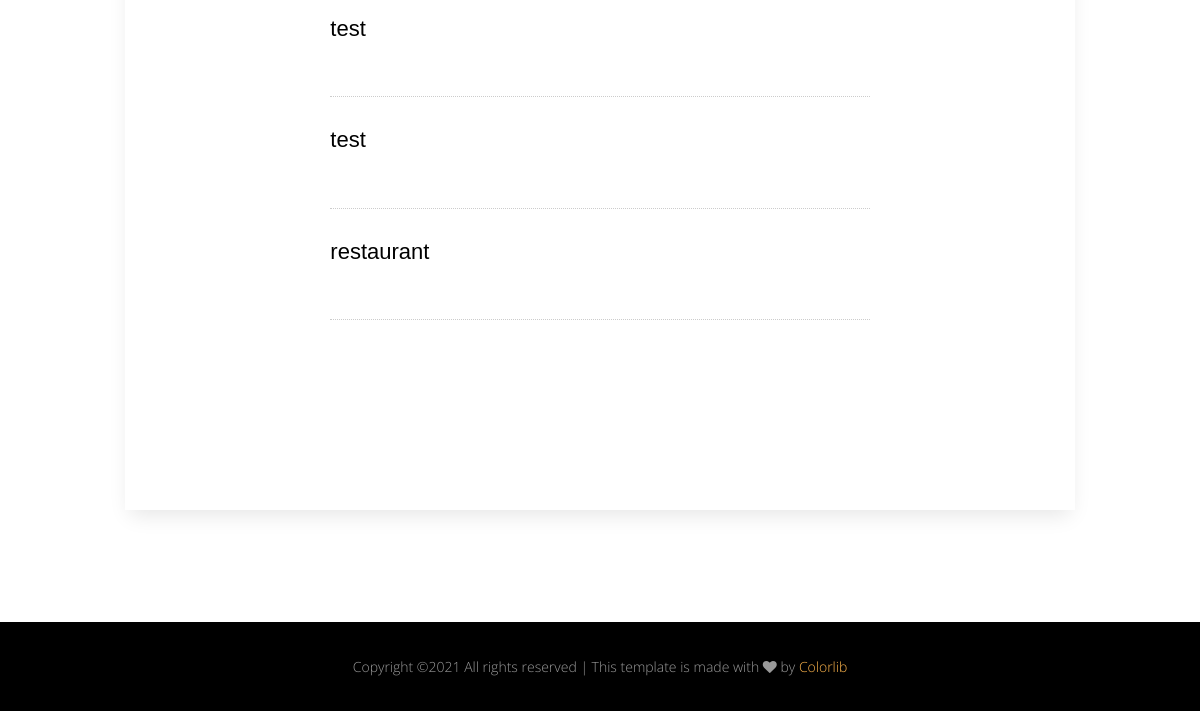
The app's page /website/ (lower part), older data.
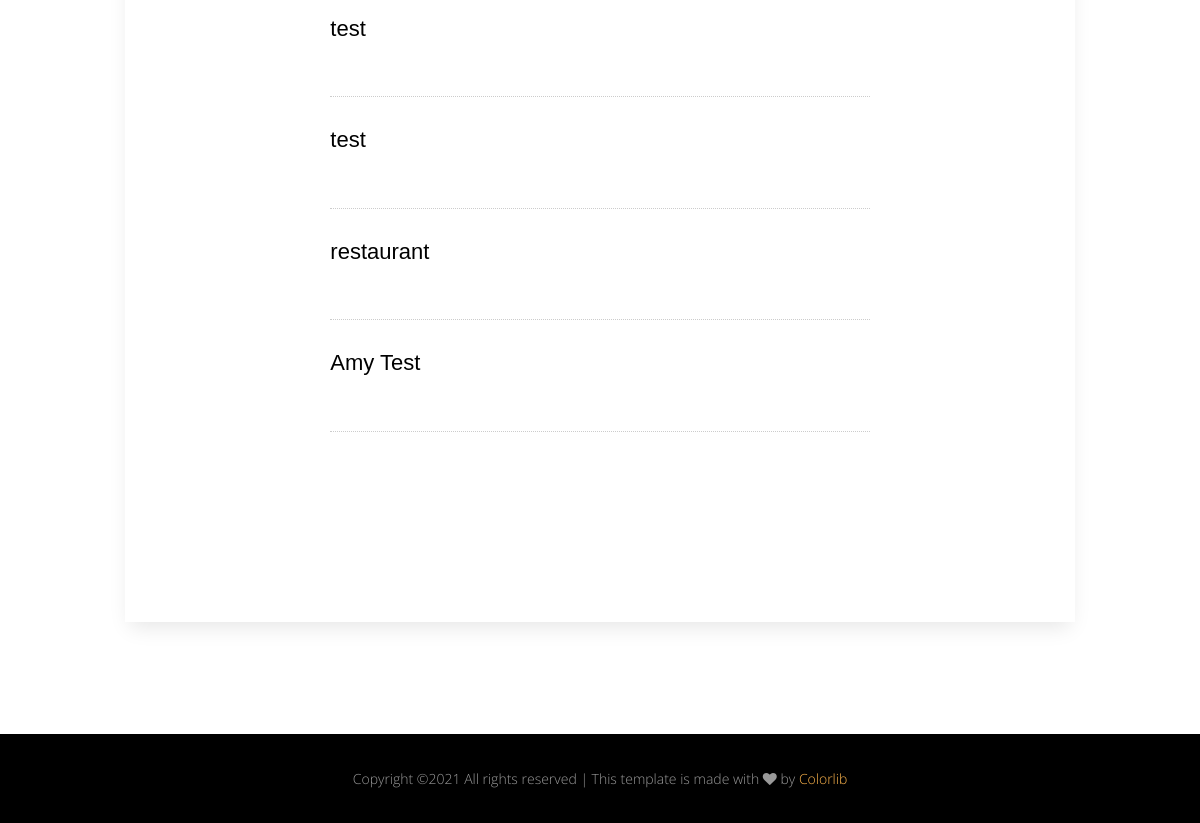
The same page, newer data.
### website/models.py (models this page shows)
class Restaurant(models.Model):
    restaurant_name = models.CharField(max_length=200)
    restaurant_username = models.CharField(max_length=30)
    restaurant_password = models.CharField(max_length=50)

### website/views.py (the view)
# urls.py: path('', views.search, name='restaurants'),
def search(request):
    restaurant_list = Restaurant.objects.all()
    if request.method == 'POST':
        form = SearchForm(request.POST)
        if form.is_valid():
            print(form.cleaned_data['restaurantsearch'])
            user_search = form.cleaned_data['restaurantsearch']
            matching_restaurants = Restaurant.objects.filter(restaurant_name__icontains=user_search)
            print(matching_restaurants)
            return render(request, 'website/searchbar.html', {'form' : form, 'matching_restaurants': matching_restaurants})
    else:
        form = SearchForm()
        return render(request, 'website/restaurants.html', {'form' : form, 'restaurant_list': restaurant_list})

### website/templates/website/restaurants.html (shortened to what this page needs)
{% extends 'base.html' %}
{% load static %}
{% block body %}
      <div class="main-wrap">
        <div class="section" data-aos="fade-up">
          <div class="container">
            <div class="row justify-content-center">
              <div class="col-md-10 p-5 form-wrap">
<div class="section">
  <div class="container">
    <div class="row justify-content-center">
      <div class="col-md-8" data-aos="fade-up">
        {% if restaurant_list %}
        {% for restaurant in restaurant_list %}
            <div class="d-block d-md-flex menu-food-item">
              <div class="text order-1 mb-3">
                <h3><a href="/website/restaurant/user/{{ restaurant.id }}/">{{ restaurant.restaurant_name }}</a></h3>
              </div>
            </div>
          {% endfor %}
        {% else %}
          <p>No restaurants items are available.</p>
      {% endif %}
      </div>
    </div>
  </div>
</div>
</div>
            </div>
          </div>
        </div>
      </div>
            </div>
{% endblock body %}

Row changes from the older to the newer data that the page shows:
added Restaurant: restaurant_name "Amy Test"
